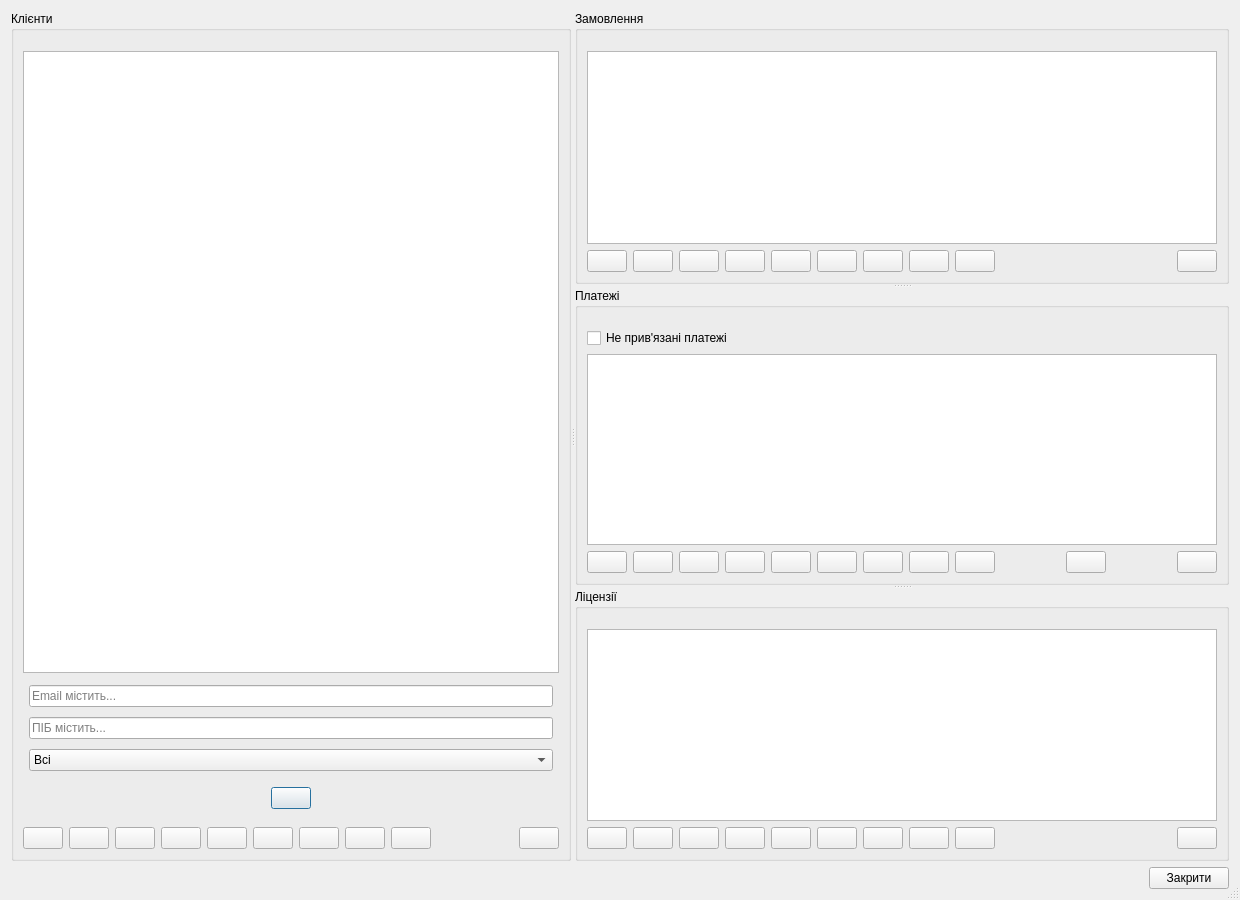
<?xml version="1.0" encoding="UTF-8"?>
<ui version="4.0">
 <class>DbGridWindow</class>
 <widget class="QDialog" name="DbGridWindow">
  <property name="geometry">
   <rect>
    <x>0</x>
    <y>0</y>
    <width>1240</width>
    <height>900</height>
   </rect>
  </property>
  <property name="minimumSize">
   <size>
    <width>900</width>
    <height>650</height>
   </size>
  </property>
  <property name="windowTitle">
   <string>DbGrid</string>
  </property>
  <property name="windowIcon">
   <iconset resource="../resources.qrc">
    <normaloff>:/office/icons/lgeoffice_gpt_24x24.png</normaloff>:/office/icons/lgeoffice_gpt_24x24.png</iconset>
  </property>
  <property name="layoutDirection">
   <enum>Qt::LayoutDirection::LeftToRight</enum>
  </property>
  <property name="sizeGripEnabled">
   <bool>true</bool>
  </property>
  <layout class="QVBoxLayout" name="verticalLayoutMain">
   <item>
    <widget class="QSplitter" name="splitterMain">
     <property name="orientation">
      <enum>Qt::Orientation::Horizontal</enum>
     </property>
     <property name="childrenCollapsible">
      <bool>false</bool>
     </property>
     <widget class="QGroupBox" name="grpCustomers">
      <property name="minimumSize">
       <size>
        <width>320</width>
        <height>0</height>
       </size>
      </property>
      <property name="title">
       <string>Клієнти</string>
      </property>
      <layout class="QVBoxLayout" name="verticalLayoutCustomers" stretch="20,4,1">
       <property name="topMargin">
        <number>20</number>
       </property>
       <item>
        <widget class="QTableView" name="tvCustomers">
         <property name="editTriggers">
          <set>QAbstractItemView::EditTrigger::AnyKeyPressed|QAbstractItemView::EditTrigger::DoubleClicked|QAbstractItemView::EditTrigger::EditKeyPressed|QAbstractItemView::EditTrigger::SelectedClicked</set>
         </property>
        </widget>
       </item>
       <item>
        <layout class="QVBoxLayout" name="layoutCustFilters" stretch="5,5,5,1">
         <property name="spacing">
          <number>10</number>
         </property>
         <property name="leftMargin">
          <number>6</number>
         </property>
         <property name="topMargin">
          <number>6</number>
         </property>
         <property name="rightMargin">
          <number>6</number>
         </property>
         <property name="bottomMargin">
          <number>6</number>
         </property>
         <item>
          <widget class="QLineEdit" name="editCustFilterEmail">
           <property name="placeholderText">
            <string>Email містить...</string>
           </property>
           <property name="clearButtonEnabled">
            <bool>true</bool>
           </property>
          </widget>
         </item>
         <item>
          <widget class="QLineEdit" name="editCustFilterName">
           <property name="placeholderText">
            <string>ПІБ містить...</string>
           </property>
           <property name="clearButtonEnabled">
            <bool>true</bool>
           </property>
          </widget>
         </item>
         <item>
          <widget class="QComboBox" name="comboCustFilterCreated">
           <item>
            <property name="text">
             <string>Всі</string>
            </property>
           </item>
           <item>
            <property name="text">
             <string>7 днів</string>
            </property>
           </item>
           <item>
            <property name="text">
             <string>1 місяць</string>
            </property>
           </item>
           <item>
            <property name="text">
             <string>1 рік</string>
            </property>
           </item>
          </widget>
         </item>
         <item>
          <layout class="QHBoxLayout" name="layoutCustFilterButtons">
           <property name="leftMargin">
            <number>6</number>
           </property>
           <property name="topMargin">
            <number>6</number>
           </property>
           <property name="rightMargin">
            <number>6</number>
           </property>
           <property name="bottomMargin">
            <number>6</number>
           </property>
           <item>
            <spacer name="horizontalSpacer_3">
             <property name="orientation">
              <enum>Qt::Orientation::Horizontal</enum>
             </property>
             <property name="sizeHint" stdset="0">
              <size>
               <width>40</width>
               <height>20</height>
              </size>
             </property>
            </spacer>
           </item>
           <item>
            <widget class="QPushButton" name="btnCustFilterAction">
             <property name="toolTip">
              <string>Застосувати фільтр</string>
             </property>
             <property name="text">
              <string/>
             </property>
            </widget>
           </item>
           <item>
            <spacer name="horizontalSpacer_4">
             <property name="orientation">
              <enum>Qt::Orientation::Horizontal</enum>
             </property>
             <property name="sizeHint" stdset="0">
              <size>
               <width>40</width>
               <height>20</height>
              </size>
             </property>
            </spacer>
           </item>
          </layout>
         </item>
        </layout>
       </item>
       <item>
        <layout class="QHBoxLayout" name="layoutCustNav">
         <item>
          <widget class="QPushButton" name="btnCustFirst"/>
         </item>
         <item>
          <widget class="QPushButton" name="btnCustPrev"/>
         </item>
         <item>
          <widget class="QPushButton" name="btnCustNext"/>
         </item>
         <item>
          <widget class="QPushButton" name="btnCustLast"/>
         </item>
         <item>
          <widget class="QPushButton" name="btnCustAdd">
           <property name="minimumSize">
            <size>
             <width>0</width>
             <height>0</height>
            </size>
           </property>
           <property name="maximumSize">
            <size>
             <width>16777215</width>
             <height>16777215</height>
            </size>
           </property>
          </widget>
         </item>
         <item>
          <widget class="QPushButton" name="btnCustDel"/>
         </item>
         <item>
          <widget class="QPushButton" name="btnCustSave"/>
         </item>
         <item>
          <widget class="QPushButton" name="btnCustCancel"/>
         </item>
         <item>
          <widget class="QPushButton" name="btnCustRefresh"/>
         </item>
         <item>
          <spacer name="horizontalSpacer_5">
           <property name="orientation">
            <enum>Qt::Orientation::Horizontal</enum>
           </property>
           <property name="sizeHint" stdset="0">
            <size>
             <width>40</width>
             <height>20</height>
            </size>
           </property>
          </spacer>
         </item>
         <item>
          <widget class="QPushButton" name="btnCustOrderRequest">
           <property name="toolTip">
            <string>Замовлення ліцензії (створити замовлення для вибраного клієнта)</string>
           </property>
          </widget>
         </item>
        </layout>
       </item>
      </layout>
     </widget>
     <widget class="QSplitter" name="splitterRight">
      <property name="orientation">
       <enum>Qt::Orientation::Vertical</enum>
      </property>
      <property name="childrenCollapsible">
       <bool>false</bool>
      </property>
      <widget class="QGroupBox" name="grpOrders">
       <property name="title">
        <string>Замовлення</string>
       </property>
       <layout class="QVBoxLayout" name="verticalLayoutOrders">
        <property name="topMargin">
         <number>20</number>
        </property>
        <item>
         <widget class="QTableView" name="tvOrders"/>
        </item>
        <item>
         <layout class="QHBoxLayout" name="layoutOrdNav">
          <item>
           <widget class="QPushButton" name="btnOrdFirst"/>
          </item>
          <item>
           <widget class="QPushButton" name="btnOrdPrev"/>
          </item>
          <item>
           <widget class="QPushButton" name="btnOrdNext"/>
          </item>
          <item>
           <widget class="QPushButton" name="btnOrdLast"/>
          </item>
          <item>
           <widget class="QPushButton" name="btnOrdAdd"/>
          </item>
          <item>
           <widget class="QPushButton" name="btnOrdDel"/>
          </item>
          <item>
           <widget class="QPushButton" name="btnOrdSave"/>
          </item>
          <item>
           <widget class="QPushButton" name="btnOrdCancel"/>
          </item>
          <item>
           <widget class="QPushButton" name="btnOrdRefresh"/>
          </item>
          <item>
           <spacer name="horizontalSpacer_2">
            <property name="orientation">
             <enum>Qt::Orientation::Horizontal</enum>
            </property>
            <property name="sizeHint" stdset="0">
             <size>
              <width>40</width>
              <height>20</height>
             </size>
            </property>
           </spacer>
          </item>
          <item>
           <widget class="QPushButton" name="btnOrdIssue"/>
          </item>
         </layout>
        </item>
       </layout>
      </widget>
      <widget class="QSplitter" name="splitterPayLic">
       <property name="orientation">
        <enum>Qt::Orientation::Vertical</enum>
       </property>
       <property name="childrenCollapsible">
        <bool>false</bool>
       </property>
       <widget class="QGroupBox" name="grpPayments">
        <property name="title">
         <string>Платежі</string>
        </property>
        <layout class="QVBoxLayout" name="verticalLayoutPayments">
         <property name="topMargin">
          <number>20</number>
         </property>
         <item>
          <widget class="QCheckBox" name="chkPayUnlinked">
           <property name="text">
            <string>Не прив'язані платежі</string>
           </property>
          </widget>
         </item>
         <item>
          <widget class="QTableView" name="tvPayments"/>
         </item>
         <item>
          <layout class="QHBoxLayout" name="layoutPayNav">
           <item>
            <widget class="QPushButton" name="btnPayFirst"/>
           </item>
           <item>
            <widget class="QPushButton" name="btnPayPrev"/>
           </item>
           <item>
            <widget class="QPushButton" name="btnPayNext"/>
           </item>
           <item>
            <widget class="QPushButton" name="btnPayLast"/>
           </item>
           <item>
            <widget class="QPushButton" name="btnPayAdd"/>
           </item>
           <item>
            <widget class="QPushButton" name="btnPayDel"/>
           </item>
           <item>
            <widget class="QPushButton" name="btnPaySave"/>
           </item>
           <item>
            <widget class="QPushButton" name="btnPayCancel"/>
           </item>
           <item>
            <widget class="QPushButton" name="btnPayRefresh"/>
           </item>
           <item>
            <spacer name="horizontalSpacer_6">
             <property name="orientation">
              <enum>Qt::Orientation::Horizontal</enum>
             </property>
             <property name="sizeHint" stdset="0">
              <size>
               <width>40</width>
               <height>20</height>
              </size>
             </property>
            </spacer>
           </item>
           <item>
            <widget class="QPushButton" name="btnPayAddDialog">
             <property name="toolTip">
              <string>Додати платіж (через форму)</string>
             </property>
            </widget>
           </item>
           <item>
            <spacer name="horizontalSpacerPayOffice">
             <property name="orientation">
              <enum>Qt::Orientation::Horizontal</enum>
             </property>
             <property name="sizeHint" stdset="0">
              <size>
               <width>40</width>
               <height>20</height>
              </size>
             </property>
            </spacer>
           </item>
           <item>
            <widget class="QPushButton" name="btnPayLinkToOrder">
             <property name="toolTip">
              <string>Прив'язати платіж до замовлення</string>
             </property>
             <property name="text">
              <string/>
             </property>
            </widget>
           </item>
          </layout>
         </item>
        </layout>
       </widget>
       <widget class="QGroupBox" name="grpLicenses">
        <property name="title">
         <string>Ліцензії</string>
        </property>
        <layout class="QVBoxLayout" name="verticalLayoutLicenses">
         <property name="topMargin">
          <number>20</number>
         </property>
         <item>
          <widget class="QTableView" name="tvLicenses"/>
         </item>
         <item>
          <layout class="QHBoxLayout" name="layoutLicNav">
           <item>
            <widget class="QPushButton" name="btnLicFirst"/>
           </item>
           <item>
            <widget class="QPushButton" name="btnLicPrev"/>
           </item>
           <item>
            <widget class="QPushButton" name="btnLicNext"/>
           </item>
           <item>
            <widget class="QPushButton" name="btnLicLast"/>
           </item>
           <item>
            <widget class="QPushButton" name="btnLicAdd"/>
           </item>
           <item>
            <widget class="QPushButton" name="btnLicDel"/>
           </item>
           <item>
            <widget class="QPushButton" name="btnLicSave"/>
           </item>
           <item>
            <widget class="QPushButton" name="btnLicCancel"/>
           </item>
           <item>
            <widget class="QPushButton" name="btnLicRefresh"/>
           </item>
           <item>
            <spacer name="horizontalSpacerLicOffice">
             <property name="orientation">
              <enum>Qt::Orientation::Horizontal</enum>
             </property>
             <property name="sizeHint" stdset="0">
              <size>
               <width>40</width>
               <height>20</height>
              </size>
             </property>
            </spacer>
           </item>
           <item>
            <widget class="QPushButton" name="btnLicEmail">
             <property name="toolTip">
              <string>Надіслати e-Mail</string>
             </property>
            </widget>
           </item>
          </layout>
         </item>
        </layout>
       </widget>
      </widget>
     </widget>
    </widget>
   </item>
   <item>
    <layout class="QHBoxLayout" name="layoutBottomButtons">
     <item>
      <spacer name="horizontalSpacer">
       <property name="orientation">
        <enum>Qt::Orientation::Horizontal</enum>
       </property>
       <property name="sizeHint" stdset="0">
        <size>
         <width>40</width>
         <height>20</height>
        </size>
       </property>
      </spacer>
     </item>
     <item>
      <widget class="QPushButton" name="btnClose">
       <property name="text">
        <string>Закрити</string>
       </property>
      </widget>
     </item>
    </layout>
   </item>
  </layout>
 </widget>
 <resources>
  <include location="../resources.qrc"/>
 </resources>
 <connections/>
</ui>
